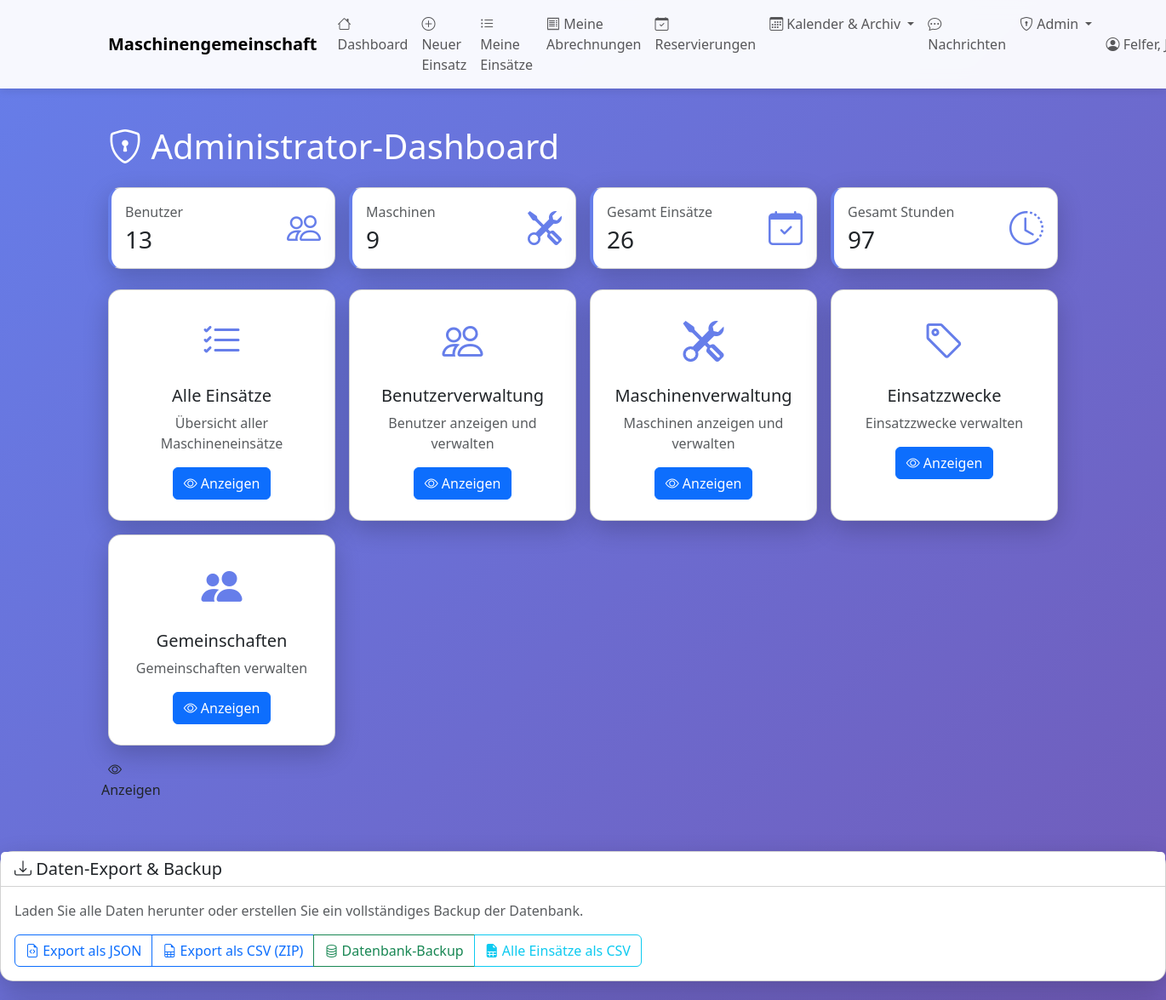
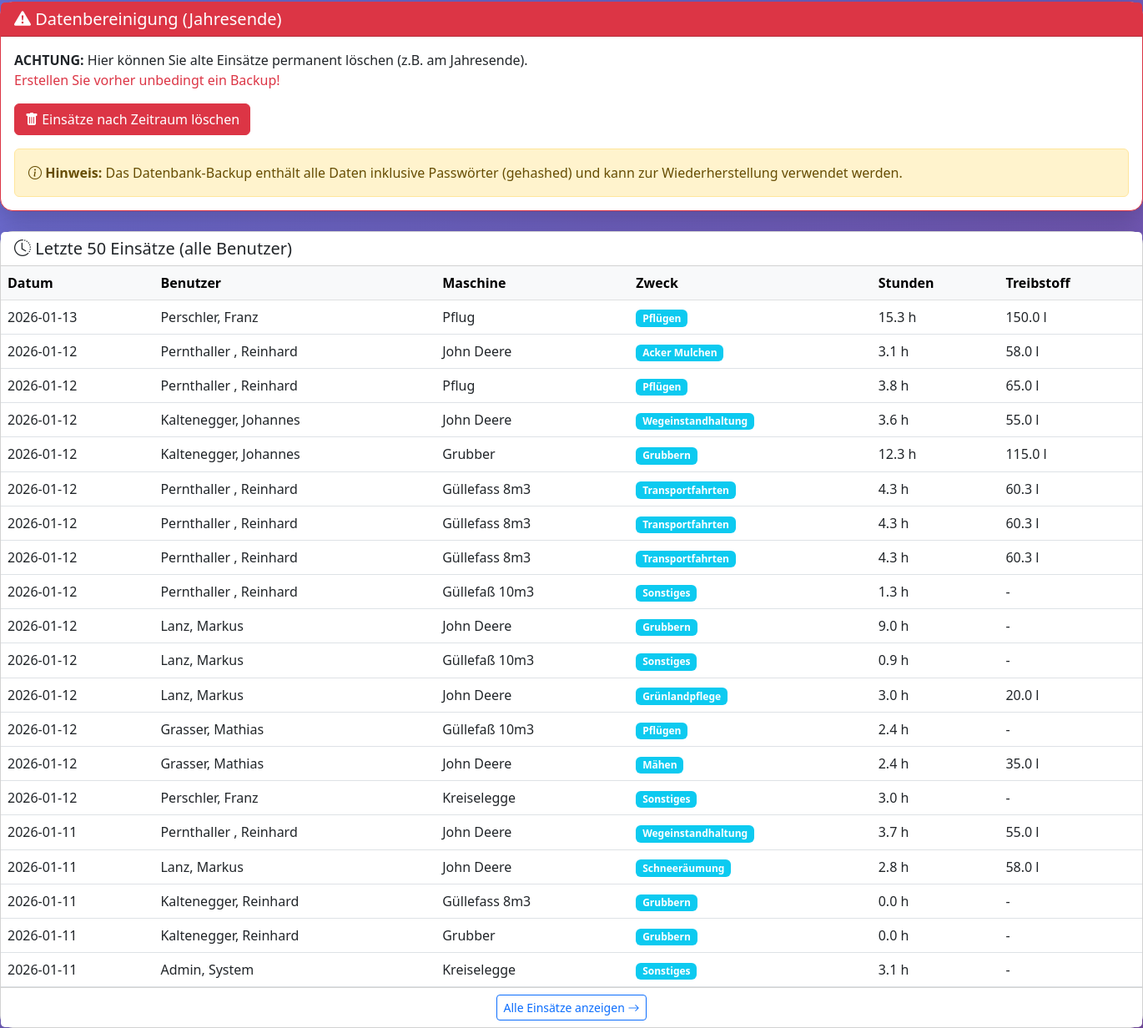
/admin (signed in), run on the app's committed database (2 pictures, top to bottom).
### tables this page shows
CREATE TABLE maschinen (
    id INTEGER PRIMARY KEY AUTOINCREMENT,
    bezeichnung TEXT NOT NULL,
    hersteller TEXT,
    modell TEXT,
    baujahr INTEGER,
    kennzeichen TEXT,
    anschaffungsdatum DATE,
    stundenzaehler_aktuell REAL,
    naechste_wartung_bei REAL,
    aktiv BOOLEAN DEFAULT 1,
    bemerkungen TEXT
, abrechnungsart TEXT DEFAULT 'stunden', preis_pro_einheit REAL DEFAULT 0.0, wartungsintervall INTEGER DEFAULT 50, naechste_wartung REAL, anmerkungen TEXT, erfassungsmodus TEXT DEFAULT 'fortlaufend', gemeinschaft_id INTEGER DEFAULT 1 REFERENCES gemeinschaften(id), anschaffungspreis REAL DEFAULT 0.0, abschreibungsdauer_jahre INTEGER DEFAULT 10, treibstoff_berechnen BOOLEAN DEFAULT 0);

CREATE TABLE einsatzzwecke (
    id INTEGER PRIMARY KEY AUTOINCREMENT,
    bezeichnung TEXT NOT NULL UNIQUE,
    beschreibung TEXT,
    aktiv BOOLEAN DEFAULT 1
);

### web_app.py (the view, shortened to what this page needs)
@app.route('/admin')
@admin_required
def admin_dashboard():
    with MaschinenDBContext(DB_PATH) as db:
        alle_einsaetze = db.get_all_einsaetze(limit=50)
        benutzer = db.get_all_benutzer()
        maschinen = db.get_all_maschinen()
        cursor = db.cursor
        cursor.execute("""
            SELECT
                COUNT(*) as gesamt_einsaetze,
                SUM(betriebsstunden) as gesamt_stunden,
                SUM(treibstoffverbrauch) as gesamt_treibstoff
            FROM maschineneinsaetze
        """)
        gesamt_stats = dict(cursor.fetchone())
        backup_warnung = False
        einsaetze_seit_backup = 0
        letztes_backup = None
        offene_bestaetigung = None
        cursor.execute("""
            SELECT backup_schwellwert FROM benutzer WHERE id = ?
        """, (session['benutzer_id'],))
        schwellwert_row = cursor.fetchone()
        BACKUP_SCHWELLWERT = schwellwert_row[0] if schwellwert_row and schwellwert_row[0] else 50
        cursor.execute("""
            SELECT b.id, b.admin_id, b.zeitpunkt, b.bemerkung,
                   u.name, u.vorname
            FROM backup_bestaetigung b
            JOIN benutzer u ON b.admin_id = u.id
            WHERE b.status = 'wartend'
            AND datetime(b.zeitpunkt, '+24 hours') > datetime('now')
            ORDER BY b.zeitpunkt DESC
            LIMIT 1
        """)
        offene_row = cursor.fetchone()
        cursor.execute("""
            SELECT letztes_backup, einsaetze_bei_backup
            FROM backup_tracking
            ORDER BY letztes_backup DESC
            LIMIT 1
        """)
        backup_row = cursor.fetchone()
        if backup_row:
            letztes_backup = backup_row[0]
            einsaetze_bei_letztem_backup = backup_row[1]
            aktuelle_einsaetze = gesamt_stats.get('gesamt_einsaetze', 0) or 0
            einsaetze_seit_backup = aktuelle_einsaetze - einsaetze_bei_letztem_backup
            if einsaetze_seit_backup >= BACKUP_SCHWELLWERT:
                backup_warnung = True
    return render_template('admin_dashboard.html',
                         einsaetze=alle_einsaetze,
                         benutzer=benutzer,
                         maschinen=maschinen,
                         stats=gesamt_stats,
                         backup_warnung=backup_warnung,
                         einsaetze_seit_backup=einsaetze_seit_backup,
                         letztes_backup=letztes_backup,
                         backup_schwellwert=BACKUP_SCHWELLWERT,
                         offene_bestaetigung=offene_bestaetigung)

### database.py (called while the page is built)
    def connect(self):
        self.connection = sqlite3.connect(self.db_path)
        self.connection.row_factory = sqlite3.Row
        self.cursor = self.connection.cursor()

    def close(self):
        if self.connection:
            self.connection.close()

    def get_all_benutzer(self, nur_aktive: bool = True) -> List[Dict]:
        sql = "SELECT * FROM benutzer"
        if nur_aktive:
            sql += " WHERE aktiv = 1"
        sql += " ORDER BY name, vorname"
        self.cursor.execute(sql)
        return [dict(row) for row in self.cursor.fetchall()]

    def get_all_maschinen(self, nur_aktive: bool = True) -> List[Dict]:
        sql = "SELECT * FROM maschinen"
        if nur_aktive:
            sql += " WHERE aktiv = 1"
        sql += " ORDER BY bezeichnung"
        self.cursor.execute(sql)
        return [dict(row) for row in self.cursor.fetchall()]

    def get_all_einsaetze(self, limit: int = None) -> List[Dict]:
        sql = "SELECT * FROM einsaetze_uebersicht"
        if limit:
            sql += f" LIMIT {limit}"
        self.cursor.execute(sql)
        return [dict(row) for row in self.cursor.fetchall()]

    def __enter__(self):
        self.connect()
        return self

    def __exit__(self, exc_type, exc_val, exc_tb):
        if exc_type is None:
            self.connection.commit()
        else:
            self.connection.rollback()
        self.close()
        return False

### web_app.py (called while the page is built)
def admin_required(f):
    @wraps(f)
    def decorated_function(*args, **kwargs):
        if 'benutzer_id' not in session:
            flash('Bitte melden Sie sich an.', 'warning')
            return redirect(url_for('login'))
        if not session.get('is_admin'):
            flash('Zugriff verweigert. Administrator-Rechte erforderlich.', 'danger')
            return redirect(url_for('dashboard'))
        return f(*args, **kwargs)
    return decorated_function

### templates/admin_dashboard.html (shortened to what this page needs)
{% extends "base.html" %}
{% block content %}
<div class="row mt-4">
    <div class="col-12">
        <h1 class="text-white mb-4">
            <i class="bi bi-shield-lock"></i> Administrator-Dashboard
        </h1>
    </div>
</div>
<div class="row g-3 mb-4">
    <div class="col-md-3">
        <div class="card stat-card">
            <div class="card-body">
                <div class="d-flex justify-content-between align-items-center">
                    <div>
                        <p class="text-muted mb-1">Benutzer</p>
                        <h3 class="mb-0">{{ benutzer|length }}</h3>
                    </div>
                    <i class="bi bi-people" style="font-size: 2.5rem; color: #667eea;"></i>
                </div>
            </div>
        </div>
    </div>
    <div class="col-md-3">
        <div class="card stat-card">
            <div class="card-body">
                <div class="d-flex justify-content-between align-items-center">
                    <div>
                        <p class="text-muted mb-1">Maschinen</p>
                        <h3 class="mb-0">{{ maschinen|length }}</h3>
                    </div>
                    <i class="bi bi-tools" style="font-size: 2.5rem; color: #667eea;"></i>
                </div>
            </div>
        </div>
    </div>
    <div class="col-md-3">
        <div class="card stat-card">
            <div class="card-body">
                <div class="d-flex justify-content-between align-items-center">
                    <div>
                        <p class="text-muted mb-1">Gesamt Einsätze</p>
                        <h3 class="mb-0">{{ stats.gesamt_einsaetze or 0 }}</h3>
                    </div>
                    <i class="bi bi-calendar-check" style="font-size: 2.5rem; color: #667eea;"></i>
                </div>
            </div>
        </div>
    </div>
    <div class="col-md-3">
        <div class="card stat-card">
            <div class="card-body">
                <div class="d-flex justify-content-between align-items-center">
                    <div>
                        <p class="text-muted mb-1">Gesamt Stunden</p>
                        <h3 class="mb-0">{{ "%.0f"|format(stats.gesamt_stunden or 0) }}</h3>
                    </div>
                    <i class="bi bi-clock-history" style="font-size: 2.5rem; color: #667eea;"></i>
                </div>
            </div>
        </div>
    </div>
</div>
<div class="row g-3 mb-4">
    <div class="col-md-3">
        <div class="card h-100">
            <div class="card-body text-center p-4">
                <i class="bi bi-list-check" style="font-size: 3rem; color: #667eea;"></i>
                <h5 class="mt-3">Alle Einsätze</h5>
                <p class="text-muted">Übersicht aller Maschineneinsätze</p>
                <a href="{{ url_for('admin_alle_einsaetze') }}" class="btn btn-primary">
                    <i class="bi bi-eye"></i> Anzeigen
                </a>
            </div>
        </div>
    </div>
    <div class="col-md-3">
        <div class="card h-100">
            <div class="card-body text-center p-4">
                <i class="bi bi-people" style="font-size: 3rem; color: #667eea;"></i>
                <h5 class="mt-3">Benutzerverwaltung</h5>
                <p class="text-muted">Benutzer anzeigen und verwalten</p>
                <a href="{{ url_for('admin_benutzer') }}" class="btn btn-primary">
                    <i class="bi bi-eye"></i> Anzeigen
                </a>
            </div>
        </div>
    </div>
    <div class="col-md-3">
        <div class="card h-100">
            <div class="card-body text-center p-4">
                <i class="bi bi-tools" style="font-size: 3rem; color: #667eea;"></i>
                <h5 class="mt-3">Maschinenverwaltung</h5>
                <p class="text-muted">Maschinen anzeigen und verwalten</p>
                <a href="{{ url_for('admin_maschinen') }}" class="btn btn-primary">
                    <i class="bi bi-eye"></i> Anzeigen
                </a>
            </div>
        </div>
    </div>
    <div class="col-md-3">
        <div class="card h-100">
            <div class="card-body text-center p-4">
                <i class="bi bi-tag" style="font-size: 3rem; color: #667eea;"></i>
                <h5 class="mt-3">Einsatzzwecke</h5>
                <p class="text-muted">Einsatzzwecke verwalten</p>
                <a href="{{ url_for('admin_einsatzzwecke') }}" class="btn btn-primary">
                    <i class="bi bi-eye"></i> Anzeigen
                </a>
            </div>
        </div>
    </div>
    <div class="col-md-3">
        <div class="card h-100">
            <div class="card-body text-center p-4">
                <i class="bi bi-people-fill" style="font-size: 3rem; color: #667eea;"></i>
                <h5 class="mt-3">Gemeinschaften</h5>
                <p class="text-muted">Gemeinschaften verwalten</p>
                <a href="{{ url_for('admin_gemeinschaften') }}" class="btn btn-primary">
                    <i class="bi bi-eye"></i> Anzeigen
                </a>
            </div>
        </div>
    </div>
                    <i class="bi bi-eye"></i> Anzeigen
            </div>
        </div>
    </div>
<div class="row mt-3 mb-4">
    <div class="col-12">
        <div class="card">
            <div class="card-header bg-white">
                <h5 class="mb-0">
                    <i class="bi bi-download"></i> Daten-Export & Backup
                </h5>
            </div>
            <div class="card-body">
                <p class="text-muted mb-3">Laden Sie alle Daten herunter oder erstellen Sie ein vollständiges Backup der Datenbank.</p>
                <div class="btn-group" role="group">
                    <a href="{{ url_for('admin_export_json') }}" class="btn btn-outline-primary">
                        <i class="bi bi-file-earmark-code"></i> Export als JSON
                    </a>
                    <a href="{{ url_for('admin_export_csv') }}" class="btn btn-outline-primary">
                        <i class="bi bi-file-earmark-spreadsheet"></i> Export als CSV (ZIP)
                    </a>
                    <a href="{{ url_for('admin_database_backup') }}" class="btn btn-outline-success">
                        <i class="bi bi-database"></i> Datenbank-Backup
                    </a>
                    <a href="{{ url_for('admin_export_alle_einsaetze_csv') }}" class="btn btn-outline-info">
                        <i class="bi bi-file-earmark-spreadsheet-fill"></i> Alle Einsätze als CSV
                    </a>
                </div>
            </div>
        </div>
    </div>
</div>
<div class="row mb-4">
    <div class="col-12">
        <div class="card border-danger">
            <div class="card-header bg-danger text-white">
                <h5 class="mb-0">
                    <i class="bi bi-exclamation-triangle-fill"></i> Datenbereinigung (Jahresende)
                </h5>
            </div>
            <div class="card-body">
                <p class="mb-3">
                    <strong>ACHTUNG:</strong> Hier können Sie alte Einsätze permanent löschen (z.B. am Jahresende).
                    <br>
                    <span class="text-danger">Erstellen Sie vorher unbedingt ein Backup!</span>
                </p>
                <a href="{{ url_for('admin_einsaetze_loeschen') }}" class="btn btn-danger">
                    <i class="bi bi-trash-fill"></i> Einsätze nach Zeitraum löschen
                </a>
                <div class="alert alert-warning mt-3 mb-0">
                    <i class="bi bi-info-circle"></i>
                    <strong>Hinweis:</strong> Das Datenbank-Backup enthält alle Daten inklusive Passwörter (gehashed) und kann zur Wiederherstellung verwendet werden.
                </div>
            </div>
        </div>
    </div>
</div>
{% if einsaetze %}
<div class="row">
    <div class="col-12">
        <div class="card">
            <div class="card-header bg-white">
                <h5 class="mb-0"><i class="bi bi-clock-history"></i> Letzte 50 Einsätze (alle Benutzer)</h5>
            </div>
            <div class="card-body p-0">
                <div class="table-responsive">
                    <table class="table table-hover mb-0">
                        <thead class="table-light">
                            <tr>
                                <th>Datum</th>
                                <th>Benutzer</th>
                                <th>Maschine</th>
                                <th>Zweck</th>
                                <th>Stunden</th>
                                <th>Treibstoff</th>
                            </tr>
                        </thead>
                        <tbody>
                            {% for einsatz in einsaetze[:20] %}
                            <tr>
                                <td>{{ einsatz.datum }}</td>
                                <td>{{ einsatz.benutzer }}</td>
                                <td>{{ einsatz.maschine }}</td>
                                <td><span class="badge bg-info">{{ einsatz.einsatzzweck }}</span></td>
                                <td>{{ "%.1f"|format(einsatz.betriebsstunden) }} h</td>
                                <td>
                                    {% if einsatz.treibstoffverbrauch %}
                                        {{ "%.1f"|format(einsatz.treibstoffverbrauch) }} l
                                    {% else %}
                                        -
                                    {% endif %}
                                </td>
                            </tr>
                            {% endfor %}
                        </tbody>
                    </table>
                </div>
            </div>
            <div class="card-footer bg-white text-center">
                <a href="{{ url_for('admin_alle_einsaetze') }}" class="btn btn-sm btn-outline-primary">
                    Alle Einsätze anzeigen <i class="bi bi-arrow-right"></i>
                </a>
            </div>
        </div>
    </div>
</div>
{% endif %}
{% endblock %}

### templates/base.html (style rules this page uses)
body { min-height: 100vh; background: linear-gradient(135deg, #667eea 0%, #764ba2 100%); }
.card { border-radius: 15px; box-shadow: 0 10px 30px rgba(0,0,0,0.2); }
.stat-card { border-left: 4px solid #667eea; transition: transform 0.2s; }

### data on the page
maschinen: datum "2026-01-13", benutzer "Perschler, Franz", maschine "Pflug", einsatzzweck "Pflügen", betriebsstunden "15.3", treibstoffverbrauch "150.0", datum "2026-01-12", benutzer "Pernthaller , Reinhard", betriebsstunden "3.8", treibstoffverbrauch "65.0"
maschinen: datum "2026-01-12", benutzer "Pernthaller , Reinhard", maschine "John Deere", einsatzzweck "Acker Mulchen", betriebsstunden "3.1", treibstoffverbrauch "58.0", benutzer "Kaltenegger, Johannes", einsatzzweck "Wegeinstandhaltung", betriebsstunden "3.6", treibstoffverbrauch "55.0", benutzer "Lanz, Markus", einsatzzweck "Grubbern", betriebsstunden "9.0", einsatzzweck "Grünlandpflege", betriebsstunden "3.0", treibstoffverbrauch "20.0", benutzer "Grasser, Mathias", einsatzzweck "Mähen", betriebsstunden "2.4", treibstoffverbrauch "35.0", datum "2026-01-11", betriebsstunden "3.7", einsatzzweck "Schneeräumung", betriebsstunden "2.8"
maschinen: datum "2026-01-12", benutzer "Kaltenegger, Johannes", maschine "Grubber", einsatzzweck "Grubbern", betriebsstunden "12.3", treibstoffverbrauch "115.0", datum "2026-01-11", benutzer "Kaltenegger, Reinhard", betriebsstunden "0.0"
maschinen: datum "2026-01-12", benutzer "Pernthaller , Reinhard", maschine "Güllefass 8m3", einsatzzweck "Transportfahrten", betriebsstunden "4.3", treibstoffverbrauch "60.3", datum "2026-01-11", benutzer "Kaltenegger, Reinhard", einsatzzweck "Grubbern", betriebsstunden "0.0"
maschinen: datum "2026-01-12", benutzer "Pernthaller , Reinhard", maschine "Güllefaß 10m3", einsatzzweck "Sonstiges", betriebsstunden "1.3", benutzer "Lanz, Markus", betriebsstunden "0.9", benutzer "Grasser, Mathias", einsatzzweck "Pflügen", betriebsstunden "2.4"
maschinen: datum "2026-01-12", benutzer "Perschler, Franz", maschine "Kreiselegge", einsatzzweck "Sonstiges", betriebsstunden "3.0", datum "2026-01-11", benutzer "Admin, System", betriebsstunden "3.1"

### other printed values
{{ session.get('benutzer_name') }} "Felfer,…"
{{ benutzer|length }} "13"
{{ maschinen|length }} "9"
{{ stats.gesamt_einsaetze or 0 }} "26"
{{ "%.0f"|format(stats.gesamt_stunden or 0) }} "97"
